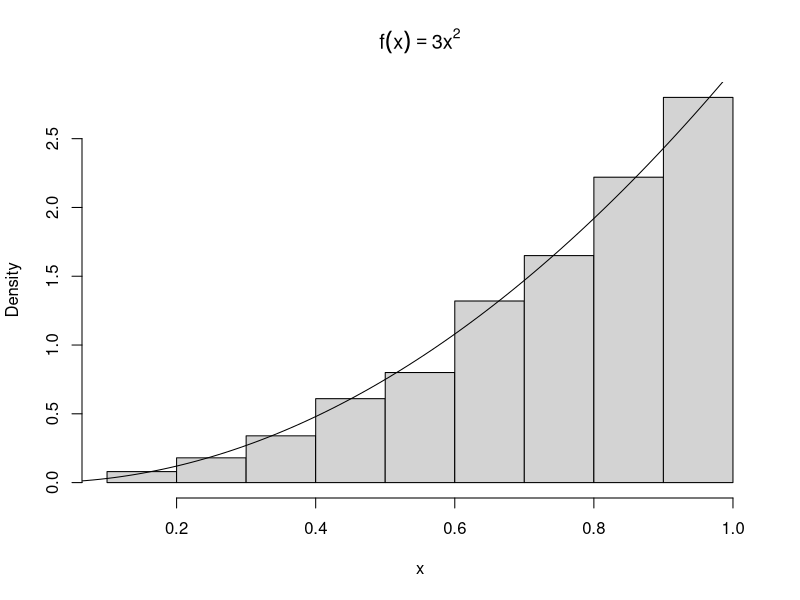
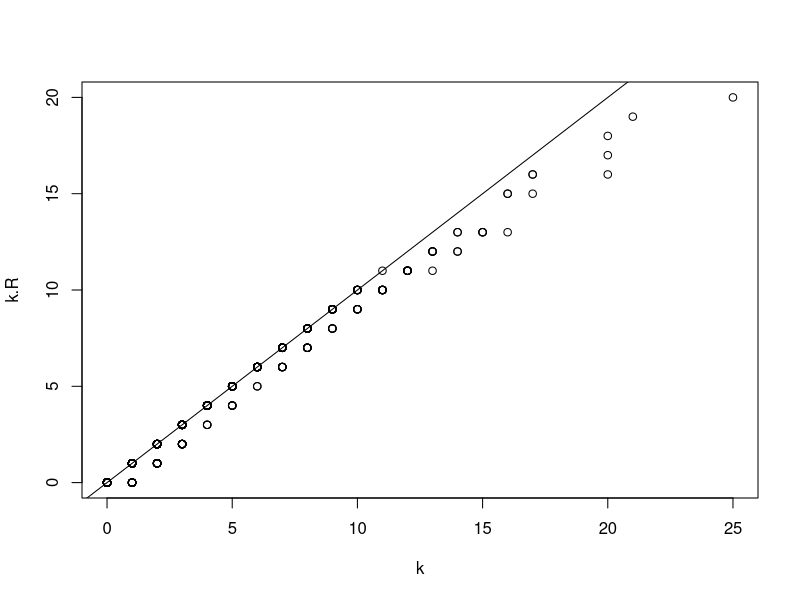
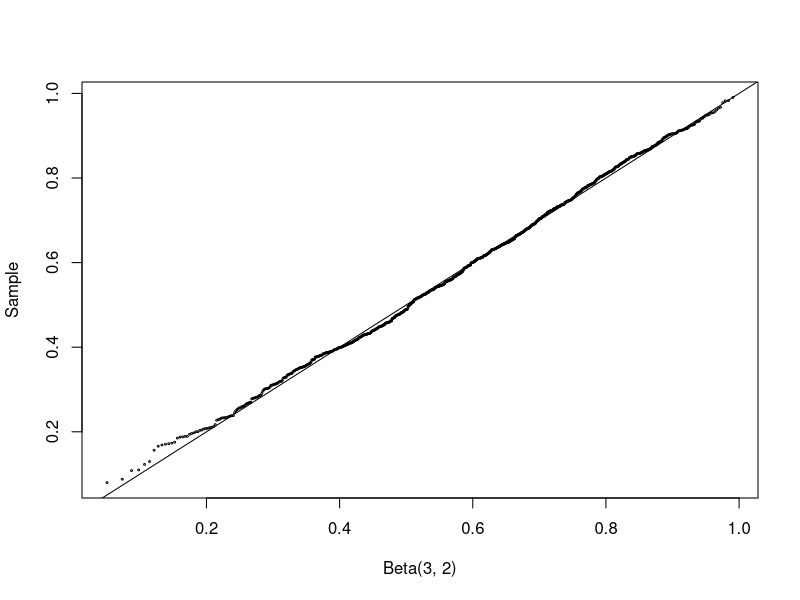
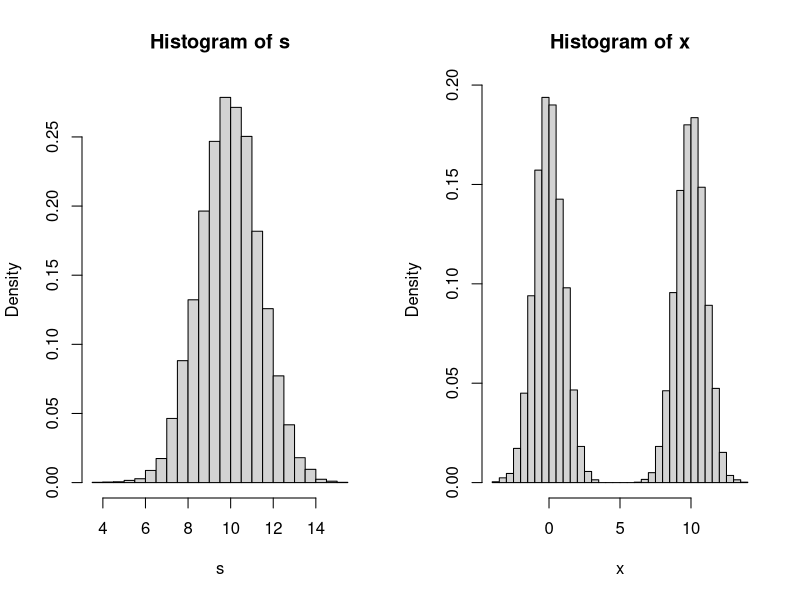
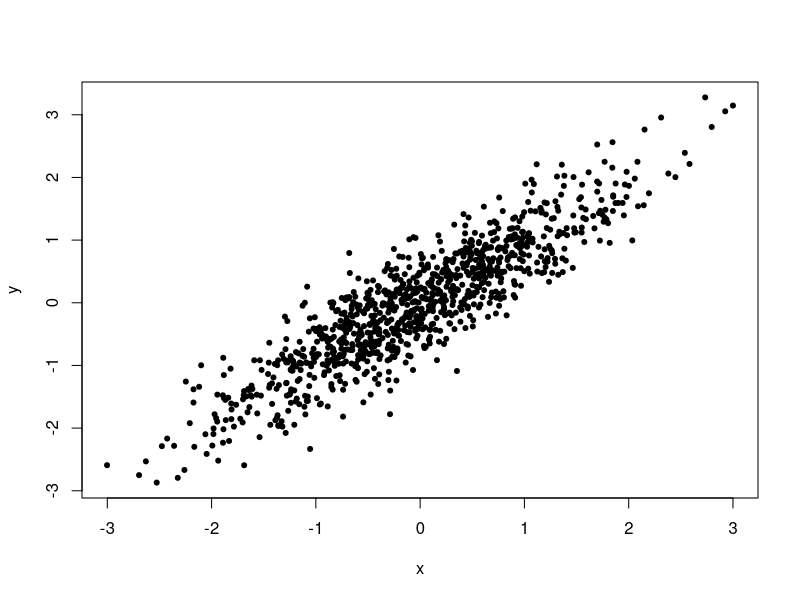

These figures' R source, in order:
### Example 3.1

#toss some coins
sample(0:1, size = 10, replace = TRUE)

#choose some lottery numbers
sample(1:100, size = 6, replace = FALSE)

#permuation of letters a-z
sample(letters)

#sample from a multinomial distribution
x <- sample(1:3, size = 10000, replace = TRUE, prob = c(.2, .3, .5))
table(x)


### Example 3.2 (Inverse transform method, continuous case)

n <- 1000
u <- runif(n)
x <- u^(1/3)
hist(x, prob = TRUE, main = expression(f(x)==3*x^2)) #density histogram of sample
#hist(x, prob = TRUE, main = bquote(f(x)==3*x^2)) #density histogram of sample

y <- seq(0, 1, .01)
lines(y, 3*y^2)    #density curve f(x)


### Example 3.4 (Two point distribution)

n <- 100000
p <- 0.4
u <- runif(n)
x <- as.integer(u > 0.6)   #(u > 0.6) is a logical vector

mean(x) # p=0.4
var(x)  # p*(1-p)=0.24


y <- rbinom(n, 1, p)
mean(y)
var(y)

### Example 3.5 (Geometric distribution)

n <- 1000
p <- 0.25
u <- runif(n)
k <- ceiling(log(1-u) / log(1-p)) - 1

# more efficient
k <- floor(log(u) / log(1-p))

k.R = rgeom(n, prob = p)
qqplot(k, k.R)
abline(0,1)


### Example 3.7 (Acceptance-rejection method)

n <- 1000
k <- 0      #counter for accepted
j <- 0      #iterations
y <- numeric(n)

while (k < n) {
u <- runif(1)
j <- j + 1
x <- runif(1)  #random variate from g
if (x * (1-x) > u) {
    #we accept x
    k <- k + 1
    y[k] <- x
}
}

j

# change c to be 1.5
n <- 1000
k <- 0      #counter for accepted
j <- 0      #iterations
y <- numeric(n)

while (k < n) {
u <- runif(1)
j <- j + 1
x <- runif(1)  #random variate from g
if (4*x * (1-x) > u) {
#we accept x
k <- k + 1
y[k] <- x
}
}

j

#compare empirical and theoretical percentiles
p <- seq(.1, .9, .1)
Qhat <- quantile(y, p)   #quantiles of sample
Q <- qbeta(p, 2, 2)      #theoretical quantiles
# se <- sqrt(p * (1-p) / (n * dbeta(Q, 2, 2)^2)) #see Ch. 2
round(rbind(Qhat, Q), 3)


### Example 3.8 (Beta distribution)

n <- 1000
a <- 3
b <- 2
u <- rgamma(n, shape=a, rate=1)
v <- rgamma(n, shape=b, rate=1)
x <- u / (u + v)

q <- qbeta(ppoints(n), a, b)
qqplot(q, x, cex=0.25, xlab="Beta(3, 2)", ylab="Sample")
abline(0, 1)




### Example 3.10 (Chisquare)

n <- 1000
nu <- 2
X <- matrix(rnorm(n*nu), n, nu)^2 #matrix of sq. normals
#sum the squared normals across each row: 
#method 1
y <- rowSums(X)
#method 2
y <- apply(X, MARGIN=1, FUN=sum)  #a vector length n
mean(y)
var(y)

### Example (Convolutions and mixtures of normal dist)

n <- 10000
x1 <- rnorm(n, 0, 1)
x2 <- rnorm(n, 10, 1)
s <- x1 + x2              #the convolution
u <- runif(n)
k <- as.integer(u > 0.5)  #vector of 0's and 1's
x <- k * x1 + (1-k) * x2  #the mixture

par(mfcol=c(1,2))         #two graphs per page
hist(s, prob=TRUE, breaks = 30)
hist(x, prob=TRUE, breaks = 30)
par(mfcol=c(1,1))         #restore display



### Example 3.16 (Spectral decomposition method)

# mean and covariance parameters
mu <- c(0, 0)
Sigma <- matrix(c(1, .9, .9, 1), nrow = 2, ncol = 2)

rmvn.eigen <-
function(n, mu, Sigma) {
# generate n random vectors from MVN(mu, Sigma)
# dimension is inferred from mu and Sigma
d <- length(mu)
ev <- eigen(Sigma, symmetric = TRUE)
lambda <- ev$values
V <- ev$vectors
R <- V %*% diag(sqrt(lambda)) %*% t(V)
Z <- matrix(rnorm(n*d), nrow = n, ncol = d)
X <- Z %*% R + matrix(mu, n, d, byrow = TRUE)
X
}

# generate the sample
X <- rmvn.eigen(1000, mu, Sigma)

plot(X, xlab = "x", ylab = "y", pch = 20)
print(colMeans(X))
print(cor(X))


### Example 3.17 (SVD method)

rmvn.svd <-
function(n, mu, Sigma) {
# generate n random vectors from MVN(mu, Sigma)
# dimension is inferred from mu and Sigma
d <- length(mu)
S <- svd(Sigma)
R <- S$u %*% diag(sqrt(S$d)) %*% t(S$v) #sq. root Sigma
Z <- matrix(rnorm(n*d), nrow=n, ncol=d)
X <- Z %*% R + matrix(mu, n, d, byrow=TRUE)
X
}


### Example 3.18 (Choleski factorization method)

rmvn.Choleski <-
function(n, mu, Sigma) {
# generate n random vectors from MVN(mu, Sigma)
# dimension is inferred from mu and Sigma
d <- length(mu)
Q <- chol(Sigma) # Choleski factorization of Sigma
Z <- matrix(rnorm(n*d), nrow=n, ncol=d)
X <- Z %*% Q + matrix(mu, n, d, byrow=TRUE)
X
}
